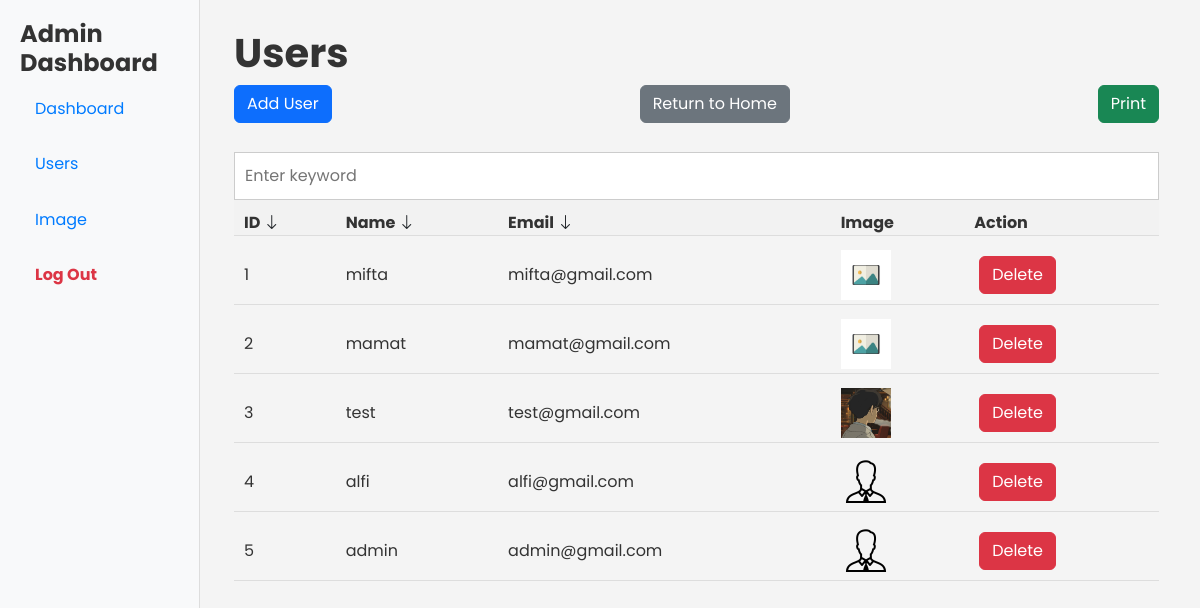
Screenshot of /admin/user.php?sortBy=id&sortOrder=DESC (signed in) with the database file from the repository.
### tables this page shows
CREATE TABLE `user` (
  `id` int NOT NULL,
  `gambar` varchar(255) DEFAULT NULL,
  `username` varchar(255) NOT NULL,
  `email` varchar(255) NOT NULL,
  `password` varchar(255) NOT NULL,
  `id_role` int NOT NULL
);

### functions.php (called while the page is built, shortened)
<?php
function koneksi()
{
    return mysqli_connect("localhost", "root", "", "pw2024_tubes_233040013");
}
function isAdmin() {
    $user = getUserById($_SESSION['id']);
    if ($user) {
        if ($user['id_role'] == 1) {
            return true;
        } else {
            echo "User is not an admin.";
            return false;
        }
    }
}
function getUserById($id) {
    $conn = koneksi();
    $sql = "SELECT * FROM user WHERE id = $id";
    $result = $conn->query($sql);
    return $result->fetch_assoc();
}
function getUsers($sortBy = 'id', $sortOrder = 'ASC') {
    $conn = koneksi();
    $canSortBy = ['id', 'username', 'email'];
    $canSortOrder = ['ASC', 'DESC'];
    $query = "SELECT * FROM user ORDER BY $sortBy $sortOrder";
    $result = mysqli_query($conn, $query);
    $users = array();
    while ($row = mysqli_fetch_assoc($result)) {
        $users[] = $row;
    }
    return $users;
}
?>

### admin/user.php (the view, shortened to what this page needs)
<?php
require_once '../functions.php';
if (!isAdmin()) {
    header("Location: ../login.php");
    exit;
}
$sortBy = $_GET['sortBy'] ?? 'id';
$sortOrder = $_GET['sortOrder'] ?? 'ASC';
$newSortOrder = ($sortOrder === 'ASC') ? 'DESC' : 'ASC';
$users = getUsers($sortBy, $sortOrder);
?>
<!DOCTYPE html>
<html lang="en">
<head>
    <link href="https://cdn.jsdelivr.net/npm/bootstrap@5.3.3/dist/css/bootstrap.min.css" rel="stylesheet">
    <link rel="stylesheet" href="https://cdn.jsdelivr.net/npm/bootstrap-icons@1.11.3/font/bootstrap-icons.min.css">
    <link rel="stylesheet" href="assets/css/style.css">
</head>
<body>
    <div class="sidebar">
        <h2>Admin Dashboard</h2>
        <ul>
            <li><a href="admindashboard.php">Dashboard</a></li>
            <li><a href="user.php">Users</a></li>
            <li><a href="image.php">Image</a></li>
            <li><button onclick="logout()"  class="logout">Log Out</button></li>
        </ul>
    </div>
    <div class="main-content">
        <div class="container">
        <h1 id="users">Users</h1>
        <div class="d-flex justify-content-between mb-4">
            <a href="add.php" class="btn btn-primary">Add User</a>
            <a href="../index.php" class="btn btn-secondary">Return to Home</a>
            <a href="javascript:void(0);" onclick="window.print();" class="btn btn-success">Print</a>
        </div>
        <form action="" method="POST">
            <input type="text" name="keyword" size="40" placeholder="Enter keyword" autocomplete="off" autofocus class="keyword">
        </form>
        <div class="result">
        <table id="usersTable" class="userTable">
            <tr>
                <th><a href="?sortBy=id&sortOrder=<?= $newSortOrder; ?>" class="text-decoration-none text-reset">ID <i class="bi bi-arrow-<?= ($sortBy === 'id' && $sortOrder === 'ASC') ? 'up' : 'down'; ?> text-dark"></i></a></th>
                <th><a href="?sortBy=username&sortOrder=<?= $newSortOrder; ?>" class="text-decoration-none text-reset">Name <i class="bi bi-arrow-<?= ($sortBy === 'username' && $sortOrder === 'ASC') ? 'up' : 'down'; ?> text-dark"></i></a></th>
                <th><a href="?sortBy=email&sortOrder=<?= $newSortOrder; ?>" class="text-decoration-none text-reset">Email <i class="bi bi-arrow-<?= ($sortBy === 'email' && $sortOrder === 'ASC') ? 'up' : 'down'; ?> text-dark"></i></a></th>
                <th>Image</th>
                <th>Action</th>
            </tr>
            <?php
            foreach ($users as $index => $user) {
            ?>
                <tr>
                    <td><?= $index + 1; ?></td>
                    <td><?= htmlspecialchars($user['username']); ?></td>
                    <td><?= htmlspecialchars($user['email']); ?></td>
                    <td>
                    <?php
                            if (!empty($user['gambar'])) {
                                    echo '<img src="' . $user['gambar'] . '" alt="Profile Image" width="50">';
                            } else {
                                echo '<img src="assets/img/default.jpg" alt="Default Profile Image" width="50">';
                            }
                            ?>
                    </td>
                    <td>
                        <form method="POST" action="delete.php">
                            <button type="submit" onclick="return confirm('Are You Sure Want to Delete This Data?')" class="btn btn-danger">Delete</button>
                        </form>
                    </td>
                </tr>
            <?php } ?>
        </table>
        </div>
        </div>
    </div>
</body>
</html>

### admin/assets/css/style.css (style rules this page uses)
* { box-sizing: border-box; margin: 0; padding: 0; }
body { font-family: 'Poppins', sans-serif; line-height: 1.6; color: #333; background-color: #f4f4f4; font-family: "Poppins", sans-serif !important; }
.sidebar { position: fixed; top: 0; left: 0; width: 200px; height: 100vh; background-color: #f8f9fa; padding: 20px; border-right: 1px solid #ddd; transition: transform 0.3s ease; }
.sidebar h2 { margin-top: 0; font-weight: bold; color: #333; font-size: 1.5rem; }
.sidebar ul { list-style-type: none; padding: 0; margin: 0; }
.sidebar li { margin-bottom: 10px; }
.sidebar li a { display: block; color: #007bff; text-decoration: none; padding: 10px 15px; border-radius: 5px; font-size: 1rem; }
.sidebar li button.logout { display: block; color: #dc3545; text-decoration: none; padding: 10px 10px; border-radius: 5px; border: none; background: none; font: inherit; cursor: pointer; text-align: left; font-weight: bold; }
.main-content { margin-left: 193px; padding: 29px; transition: margin-left 0.3s ease; }
.main-content h1 { margin-top: 0; font-weight: bold; color: #333; }
table { width: 100%; border-collapse: collapse; margin-bottom: 20px; }
table th, table td { padding: 10px 10px 0 10px; text-align: left; border-bottom: 1px solid #ddd; }
table th { background-color: #f2f2f2; }
form { margin-top: 20px; display: inline; }
form input[type="text"], form input[type="email"], form input[type="password"], form select { width: 100%; padding: 10px; margin-top: 5px; border: 1px solid #ccc; }
button { background-color: #007bff; color: #fff; margin: 10px 5px; padding: 10px 20px; border: none; cursor: pointer; border-radius: 5px; }
form input[type="submit"], form button { background-color: #007bff; color: #fff; padding: 10px 20px; border: none; cursor: pointer; border-radius: 5px; margin-top: 10px; }

### rows the page displays
user: username "mifta", email "mifta@gmail.com", gambar (placeholder picture)
user: username "mamat", email "mamat@gmail.com", gambar (placeholder picture)
user: username "test", email "test@gmail.com", gambar (picture)
user: username "alfi", email "alfi@gmail.com", gambar (picture)
user: username "admin", email "admin@gmail.com", gambar (picture)
